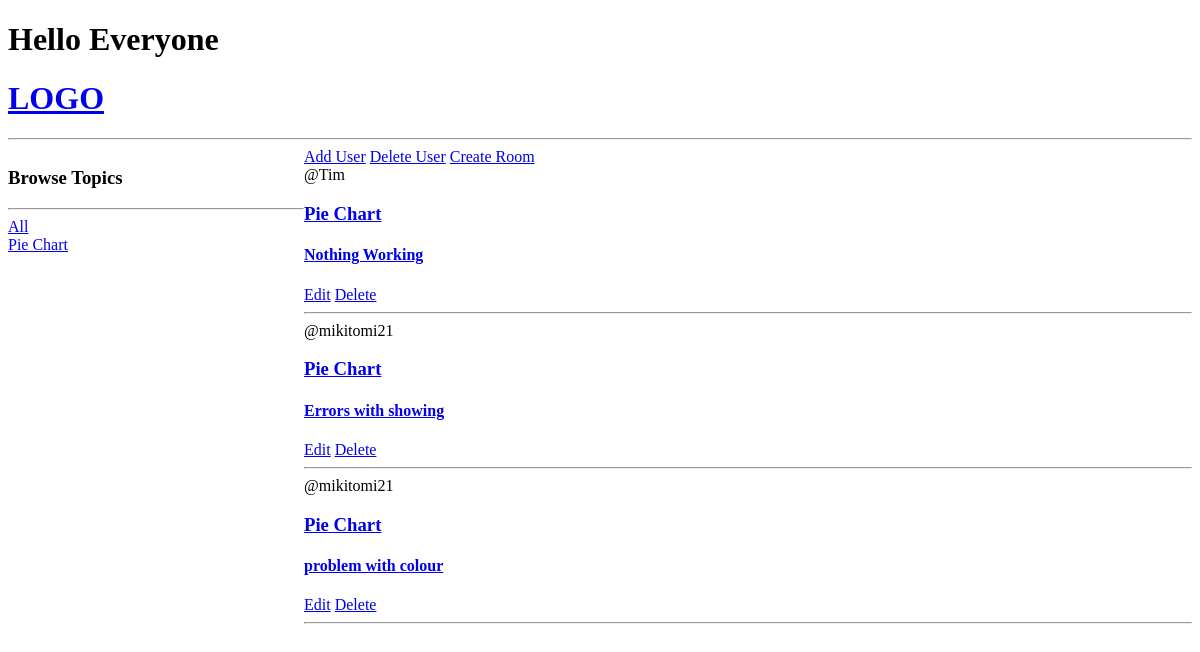
Before: / with the older database file.
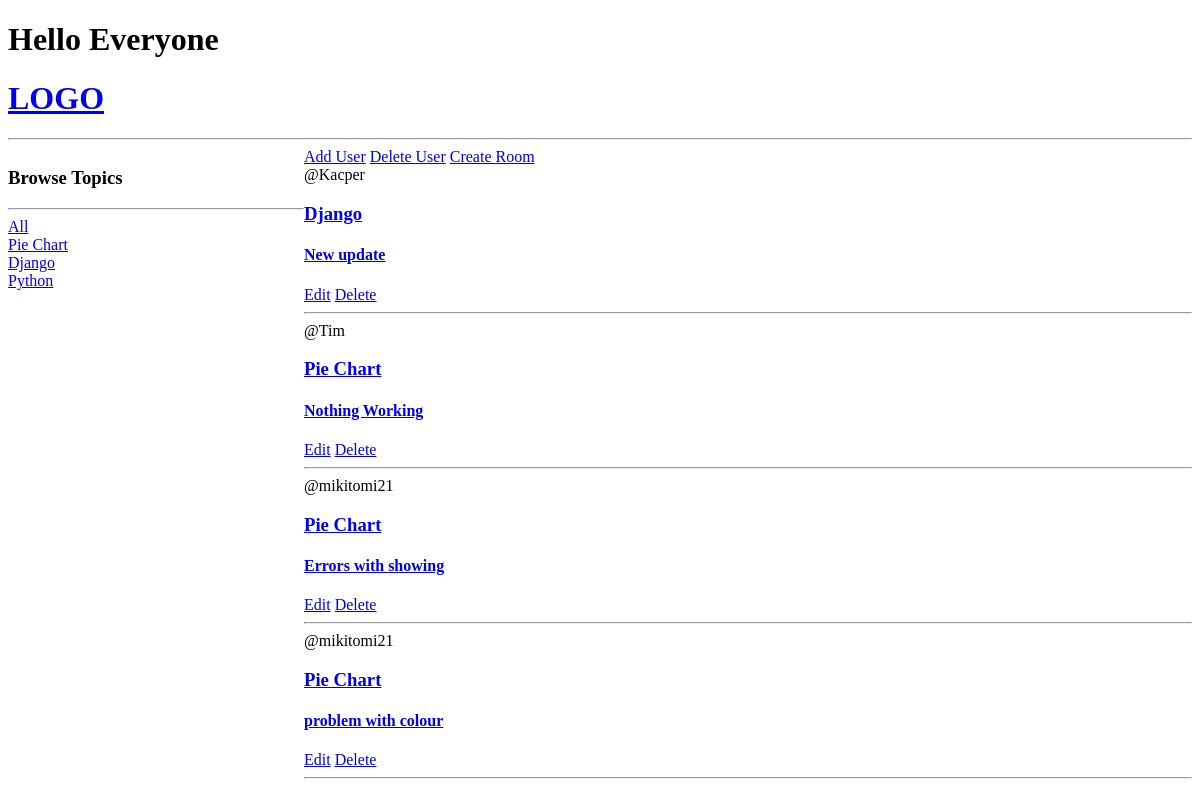
After: the same page with the newer database file.
### base/models.py (models this page shows, shortened)
class Topic(models.Model):
    name = models.CharField(max_length=200)

class Room(models.Model):
    host = models.ForeignKey(User, on_delete=models.SET_NULL, null=True)
    topic = models.ForeignKey(Topic, on_delete=models.SET_NULL, null=True)
    name = models.CharField(max_length=200)
    description = models.TextField(null=True, blank=True)
    updated = models.DateTimeField(auto_now=True)
    created = models.DateTimeField(auto_now_add=True)
    class Meta:
        ordering = ['-updated', '-created']

### base/views.py (the view)
# urls.py: 2. Add a URL to urlpatterns:  path('', views.home, name='home')
def home(request):
    queryTopic = request.GET.get('queryTopic') if request.GET.get('queryTopic') != None else ''
    rooms = Room.objects.filter(topic__name__icontains=queryTopic)
    topics = Topic.objects.all()
    context = {'rooms':rooms,
               'topics':topics}
    return render(request, 'base/home.html', context)

### base/templates/base/home.html (shortened to what this page needs)
{% extends 'main.html' %}
{% block content %}
<div class="home-container">
    <div>
        <h3>Browse Topics</h3>
        <hr>
        <div>
            <a href="{% url 'home' %}">All</a>
        </div>
        {% for topic in topics %}
            <div>
                <a href="{% url 'home' %}?queryTopic={{topic.name}}">{{topic.name}}</a>
            </div>
        {% endfor %}
    </div>
    <div>
        <a href="{% url 'add-user' %}">Add User</a>
        <a href="{% url 'delete-user' %}">Delete User</a>
        <a href="{% url 'create-room' %}">Create Room</a>
        <div>
            {% for room in rooms %}
            <span>@{{room.host.username}}</span>
            <a href="{% url 'room' room.id %}">
                <h3>{{room.topic.name}}</h3>
                <h4>{{room.name}}</h4>
            </a>
            <a href="{% url 'update-room' room.id %}">Edit</a>
            <a href="{% url 'delete-room' room.id %}">Delete</a>
            <hr>
            {% endfor %}
        </div>
    </div>
</div>
{% endblock %}

### templates/main.html (shortened to what this page needs)
<!DOCTYPE html>
<html lang="en">
<head>
</head>
<body>
    <h1>Hello Everyone</h1>
    {% include 'navbar.html' %}
    {% block content %}
    {% endblock %}
</body>
</html>

### templates/navbar.html
<a href="/">
    <h1>LOGO</h1>
</a>
<hr>

### base/templates/base/home.html (style rules this page uses)
.home-container { display: grid; grid-template-columns: 1fr 3fr; }

Changed rows visible on the page:
added Topic: name "Django"
added Topic: name "Python"
added Room: host.username "Kacper", topic.name "Django", name "New update"
